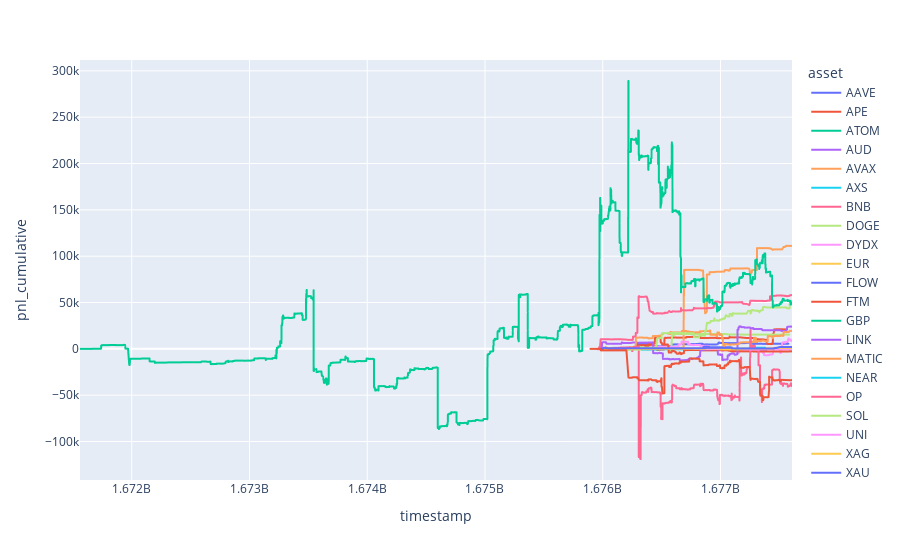

Write notebook code for a chart like this one.
### Code cell
px.line(
    df_market_pnl,
    x='timestamp',
    y='pnl_cumulative',
    color='asset'
)
